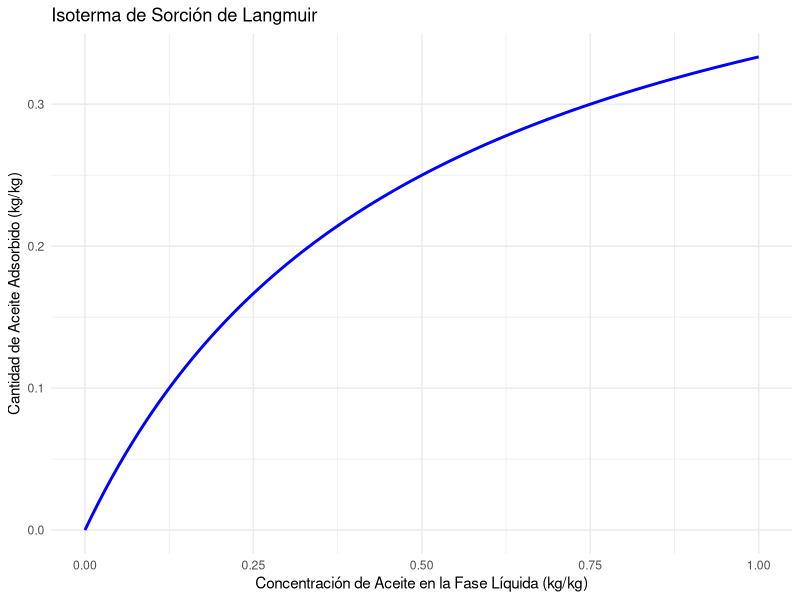
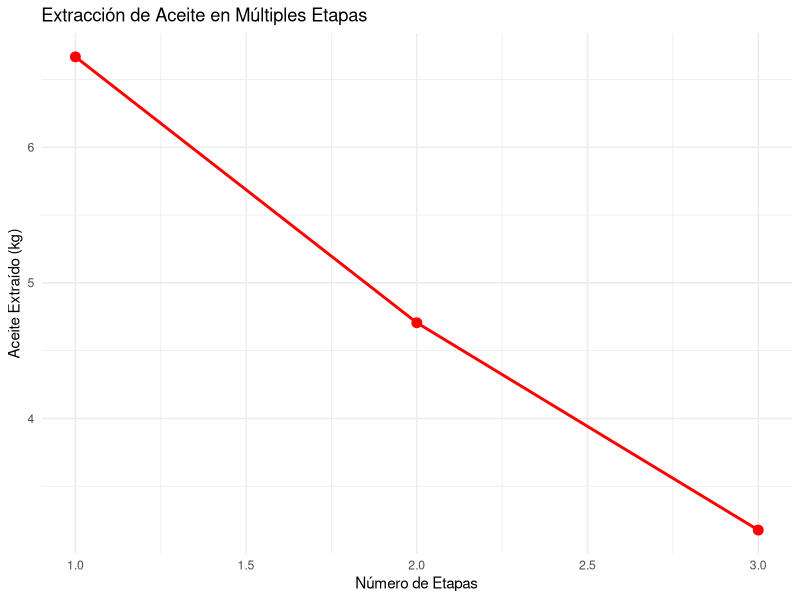
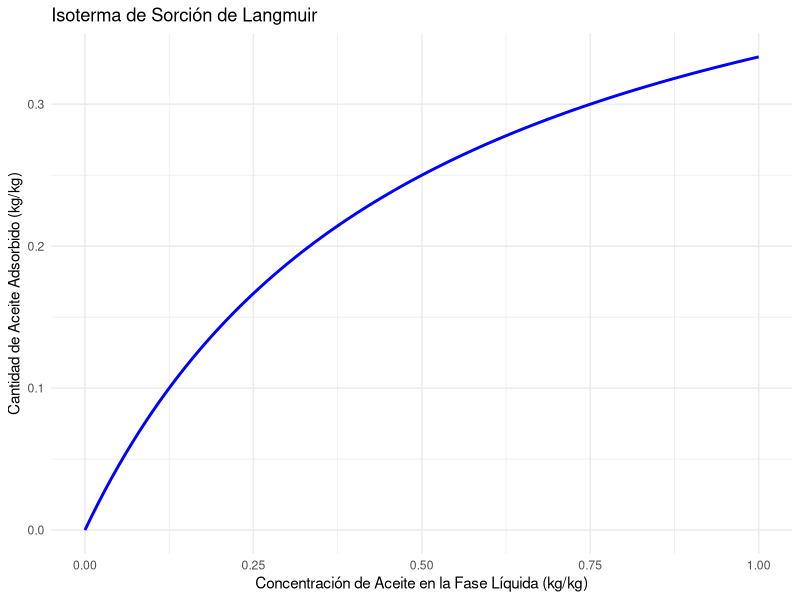
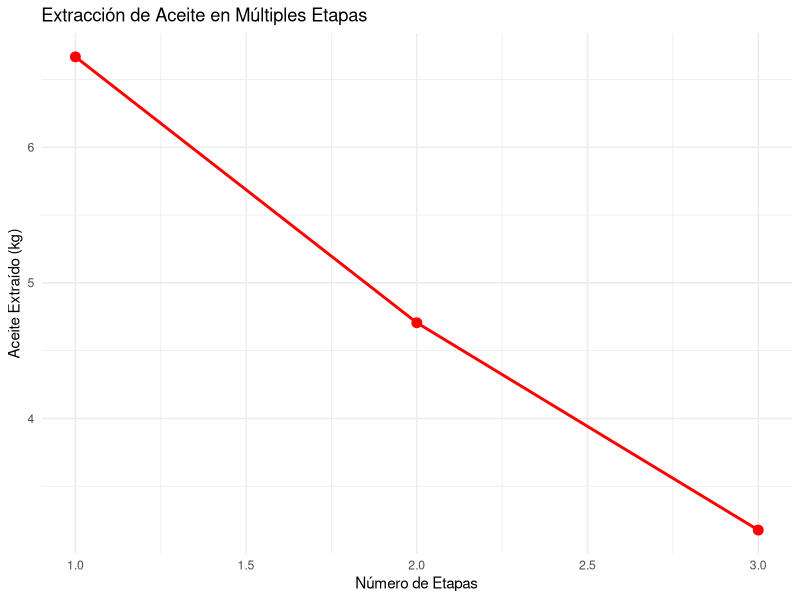

R code for these plots, in order:
# ==========================================================================
# Evaluación de las Isotermas de Sorción en la Extracción de Aceite
# ==========================================================================
# Autor: Dr. José Juan Torres Martínez
# Docente de Ciencias Químicas
# Universidad Autónoma de San Luis Potosí (UASLP)
# México
#
# Material académico para estudiantes
#
# Descripción: Extracción de aceite de una harina de pescado usando benceno
# ==========================================================================


# Instalar y cargar librerías necesarias  
if (!require(ggplot2)) install.packages("ggplot2", dependencies = TRUE)  
library(ggplot2)  

# Datos del problema  
masa_harina <- 100  # Masa de harina de pescado (kg)  
concentracion_aceite <- 0.20  # Fracción de aceite en la harina  
concentracion_inertes <- 0.80  # Fracción de sólidos inertes en la harina  
relacion_solvente_solido <- 2  # Relación solvente/sólido (kg benceno/kg harina)  
q_max <- 0.5  # Capacidad máxima de sorción (kg/kg)  
K <- 2  # Constante de equilibrio ((kg/kg)^-1)  
etapas <- 3  # Número de etapas de extracción  

# Función de la isoterma de Langmuir  
isoterma_langmuir <- function(C, q_max, K) {  
  q <- (q_max * K * C) / (1 + K * C)  
  return(q)  
}  

# Función para calcular la extracción en cada etapa  
calcular_extraccion <- function(masa_harina, concentracion_aceite, relacion_solvente_solido, q_max, K, etapas) {  
  masa_aceite_inicial <- masa_harina * concentracion_aceite  # Masa inicial de aceite (kg)  
  masa_inertes <- masa_harina * concentracion_inertes  # Masa de sólidos inertes (kg)  
  masa_benceno <- masa_harina * relacion_solvente_solido  # Masa de benceno por etapa (kg)  
  
  # Inicializar vectores para almacenar los resultados  
  aceite_extraido <- numeric(etapas)  
  aceite_restante <- numeric(etapas + 1)  # +1 para almacenar el valor inicial  
  eficiencia <- numeric(etapas)  
  
  # Condiciones iniciales  
  aceite_restante[1] <- masa_aceite_inicial  
  
  for (i in 1:etapas) {  
    # Concentración de aceite en la fase líquida (kg de aceite/kg de benceno)
    C <- aceite_restante[i] / masa_benceno  
    
    # Cantidad de aceite adsorbido por kg de inertes (kg/kg)  
    q <- isoterma_langmuir(C, q_max, K)  
    
    # Cantidad de aceite extraído en la etapa actual (kg)  
    aceite_extraido[i] <- q * masa_inertes  
    
    # Actualizar la cantidad de aceite restante (kg)  
    aceite_restante[i + 1] <- aceite_restante[i] - aceite_extraido[i]  
    
    # Eficiencia de extracción en la etapa actual (%)  
    eficiencia[i] <- (aceite_extraido[i] / masa_aceite_inicial) * 100  
  }  
  
  return(list(aceite_extraido = aceite_extraido, aceite_restante = aceite_restante, eficiencia = eficiencia))  
}  

# Aplicar la función  
resultados <- calcular_extraccion(masa_harina, concentracion_aceite, relacion_solvente_solido, q_max, K, etapas)  
aceite_extraido <- resultados$aceite_extraido  
aceite_restante <- resultados$aceite_restante  
eficiencia <- resultados$eficiencia  

# Crear un data frame para graficar la isoterma de sorción  
C <- seq(0, 1, by = 0.01)  # Concentración de aceite en la fase líquida (kg/kg)  
q <- isoterma_langmuir(C, q_max, K)  # Cantidad de aceite adsorbido (kg/kg)  

datos_isoterma <- data.frame(  
  Concentracion = C,  
  Adsorcion = q  
)  

# Gráfico de la isoterma de sorción  
p_isoterma <- ggplot(datos_isoterma, aes(x = Concentracion, y = Adsorcion)) +  
  geom_line(color = "blue", linewidth = 1) +  
  labs(title = "Isoterma de Sorción de Langmuir",  
       x = "Concentración de Aceite en la Fase Líquida (kg/kg)",  
       y = "Cantidad de Aceite Adsorbido (kg/kg)") +
  theme_minimal()

# Mostrar gráfico
print(p_isoterma)

# Guardar el gráfico
ggsave("ejemplo_16_isoterma.png", plot = p_isoterma, width = 8, height = 6, dpi = 300)


# --------------------------------------------------------------------------
# Interpretación: Isoterma de Sorción de Langmuir
# --------------------------------------------------------------------------
# - Eje X: Concentración de aceite en la fase líquida, en kilogramos de aceite
#   por kilogramo de benceno (kg/kg). Va de 0 a 1 kg/kg: es la masa de aceite
#   por cada kilogramo de benceno, no por litro, porque el archivo calcula
#   C como aceite restante entre masa de benceno.
# - Eje Y: Cantidad de aceite adsorbido, en kilogramos de aceite por kilogramo
#   de sólido (kg/kg). Indica cuánto aceite retiene cada kilogramo de inertes.
# - Lo que se aprecia: la curva sube con pendiente fuerte al principio y luego
#   se aplana, acercándose a un valor máximo sin superarlo.
# - Qué significa: al principio hay muchos sitios libres y el sólido adsorbe
#   mucho aceite por cada aumento de concentración; cuando los sitios se van
#   ocupando, adsorber más cuesta más, hasta llegar a la capacidad máxima
#   qmax = 0,5 kg/kg del archivo. Esa forma curva es la firma de la isoterma
#   de Langmuir.

# Crear un data frame para graficar la extracción en función del número de etapas  
datos_extraccion <- data.frame(  
  Etapa = 1:etapas,  
  Aceite_Extraido = aceite_extraido,  
  Eficiencia = eficiencia  
)  

# Gráfico de la extracción en función del número de etapas  
p_extraccion <- ggplot(datos_extraccion, aes(x = Etapa, y = Aceite_Extraido)) +  
  geom_line(color = "red", linewidth = 1) +  
  geom_point(color = "red", size = 3) +  
  labs(title = "Extracción de Aceite en Múltiples Etapas",  
       x = "Número de Etapas",  
       y = "Aceite Extraído (kg)") +
  theme_minimal()

# Mostrar gráfico
print(p_extraccion)

# Guardar el gráfico
ggsave("ejemplo_16_extraccion_etapas.png", plot = p_extraccion, width = 8, height = 6, dpi = 300)


# --------------------------------------------------------------------------
# Interpretación: Extracción de Aceite en Múltiples Etapas
# --------------------------------------------------------------------------
# - Eje X: Número de etapas. Es un conteo (1, 2, 3), adimensional: no tiene
#   unidades físicas, solo indica la primera, segunda o tercera etapa.
# - Eje Y: Aceite extraído en esa etapa, en kilogramos (kg).
# - Lo que se aprecia: los puntos unidos por la línea muestran cuánto aceite
#   se extrae en cada etapa. Como en cada etapa queda menos aceite en la harina,
#   la cantidad extraída por etapa va disminuyendo.
# - Qué significa: las primeras etapas son las más productivas y las siguientes
#   aportan cada vez menos; por eso hay que valorar si una etapa más compensa
#   el benceno y el tiempo que consume. La eficiencia de cada etapa (en %) y la
#   eficiencia global se imprimen en la consola.

# Mostrar resultados en la consola  
cat("Cantidad de aceite extraído en cada etapa (kg):\n")  
print(aceite_extraido)  
cat("\nEficiencia de extracción en cada etapa (%):\n")  
print(eficiencia)  
cat("\nEficiencia global de extracción después de", etapas, "etapas:", round(sum(eficiencia)), "%\n")  

# --------------------------------------------------------------------------
# Qué aprendimos
# --------------------------------------------------------------------------
# - La isoterma de Langmuir tiene forma de curva que se aplana: la cantidad
#   adsorbida crece con la concentración hasta llegar a una capacidad máxima
#   (qmax, en kg/kg).
# - En una extracción por etapas, cada etapa extrae menos que la anterior porque
#   queda menos soluto por extraer; la eficiencia global es la suma de las
#   eficiencias de cada etapa (en %).
# - El número de etapas es un conteo adimensional, mientras que el aceite
#   extraído se mide en kilogramos (kg).
